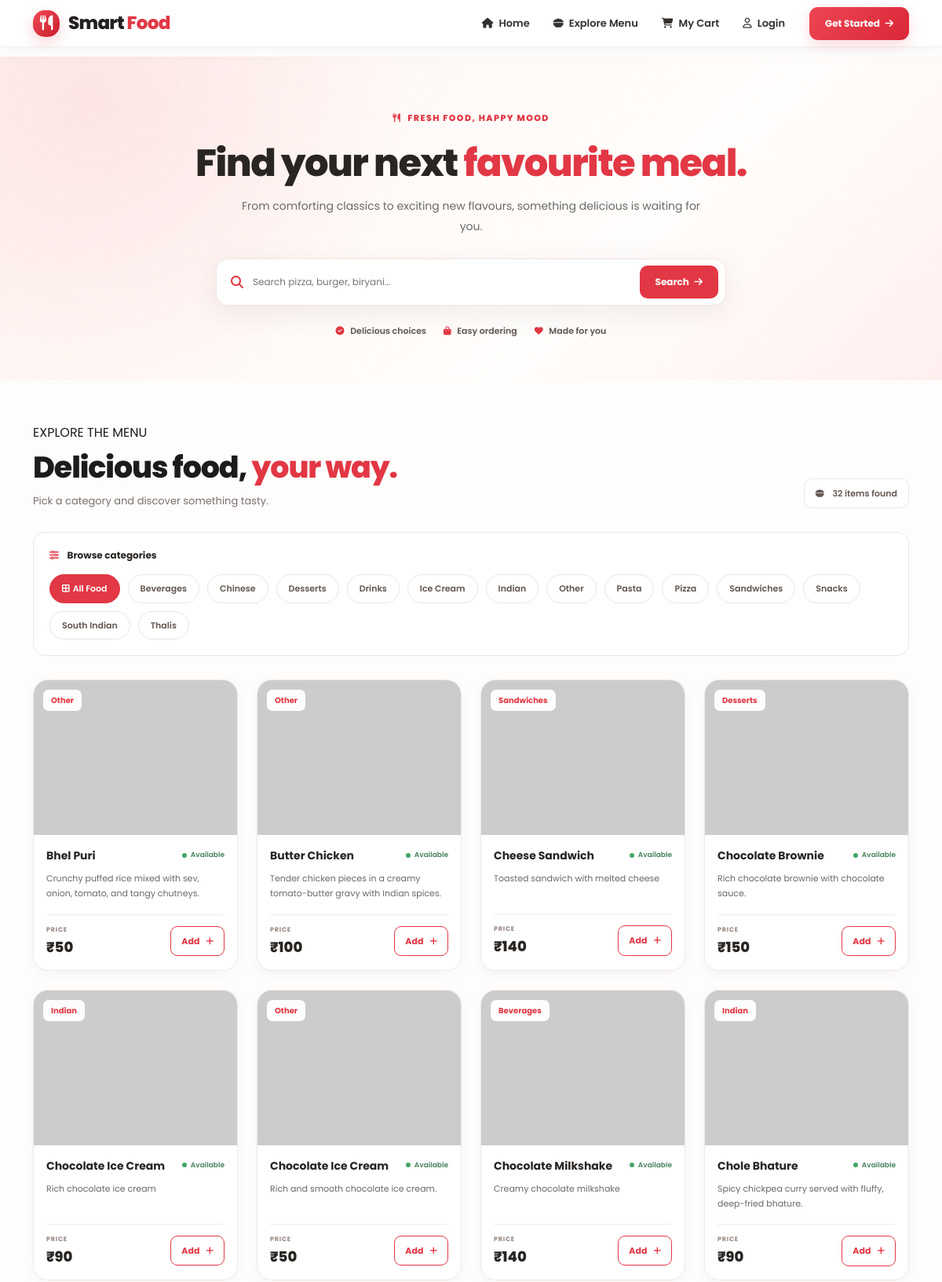
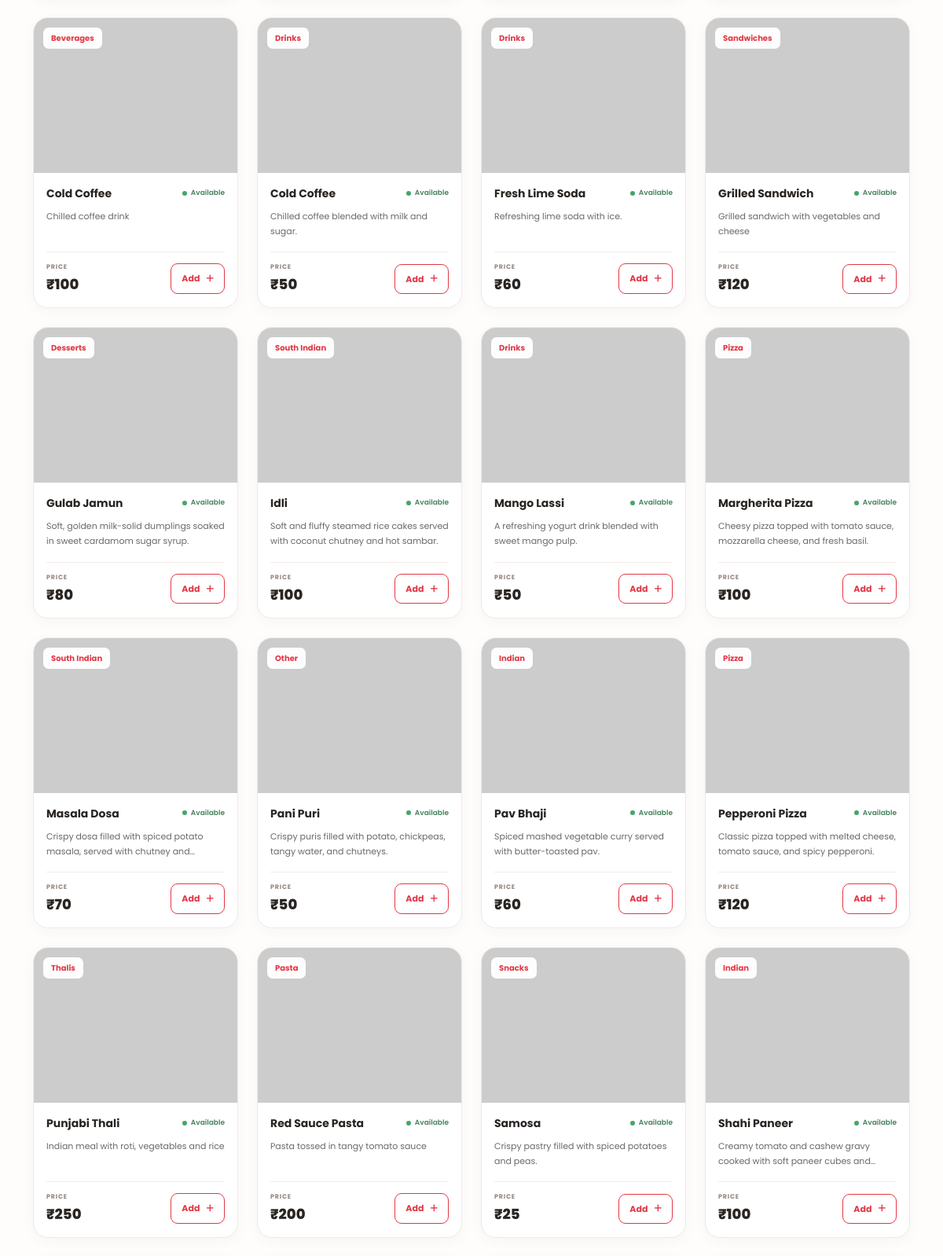
The page /menu (upper part) on the database its author committed (2 pictures, top to bottom).
### tables this page shows
CREATE TABLE foods (
                id INTEGER PRIMARY KEY AUTOINCREMENT,
                name TEXT NOT NULL,
                description TEXT,
                price REAL NOT NULL,
                image TEXT,
                category TEXT,
                available INTEGER DEFAULT 1
            );

### app.py (the view, shortened to what this page needs)
@app.route("/menu")
def menu():
    search_query = request.args.get("q", "").strip()
    selected_category = request.args.get(
        "category", ""
    ).strip()
    conn = get_db_connection()
    try:
        category_rows = conn.execute("""
            SELECT DISTINCT category
            FROM foods
            WHERE available = 1
              AND category IS NOT NULL
              AND TRIM(category) != ''
            ORDER BY category
        """).fetchall()
        categories = [
            row["category"] for row in category_rows
        ]
        sql = """
            SELECT id, name, description, price,
                   image, category
            FROM foods
            WHERE available = 1
        """
        params = []
        if selected_category:
            sql += " AND category = ?"
            params.append(selected_category)
        sql += " ORDER BY name"
        foods = conn.execute(
            sql, params
        ).fetchall()
        return render_template(
            "menu.html",
            foods=foods,
            categories=categories,
            selected_category=selected_category,
            search_query=search_query
        )
    finally:
        conn.close()

### database.py (called while the page is built)
def get_db_connection():
    conn = sqlite3.connect(DATABASE)
    conn.row_factory = sqlite3.Row
    conn.execute("PRAGMA foreign_keys = ON")
    return conn

### templates/menu.html (shortened to what this page needs)
{% extends "base.html" %}
{% block content %}
<section class="menu-hero premium-menu-hero">
    <div class="container">
        <span class="eyebrow">
            <i class="fa-solid fa-utensils me-2"></i>
            FRESH FOOD, HAPPY MOOD
        </span>
        <h1>
            Find your next
            <span>favourite meal.</span>
        </h1>
        <p>
            From comforting classics to exciting new flavours,
            something delicious is waiting for you.
        </p>
        <form action="{{ url_for('menu') }}"
              method="GET"
              class="menu-search">
            <i class="fa-solid fa-magnifying-glass menu-search-icon"></i>
            <input type="search"
                   name="q"
                   placeholder="Search pizza, burger, biryani..."
                   value="{{ search_query or '' }}"
                   aria-label="Search food">
            <button type="submit">
                Search
                <i class="fa-solid fa-arrow-right ms-1"></i>
            </button>
        </form>
        <div class="menu-hero-benefits">
            <span>
                <i class="fa-solid fa-circle-check"></i>
                Delicious choices
            </span>
            <span>
                <i class="fa-solid fa-bag-shopping"></i>
                Easy ordering
            </span>
            <span>
                <i class="fa-solid fa-heart"></i>
                Made for you
            </span>
        </div>
    </div>
</section>
<section class="section-block premium-menu-section">
    <div class="container">
        <div class="section-heading premium-menu-heading">
            <div>
                <span class="section-eyebrow">
                    EXPLORE THE MENU
                </span>
                <h2>
                    Delicious food,
                    <span>your way.</span>
                </h2>
                <p>
                    Pick a category and discover something tasty.
                </p>
            </div>
            <div class="results-count">
                <i class="fa-solid fa-bowl-food me-2"></i>
                {{ foods|length }} items found
            </div>
        </div>
        <div class="menu-filter-panel">
            <div class="filter-title">
                <i class="fa-solid fa-sliders me-2"></i>
                Browse categories
            </div>
                <div class="category-pills">
                    <a href="{{ url_for('menu', q=search_query or '') }}"
                    class="category-pill {% if not selected_category %}active{% endif %}">
                        <i class="fa-solid fa-border-all me-1"></i>
                        All Food
                    </a>
                    {% for category in categories %}
                    <a href="{{ url_for('menu', category=category, q=search_query or '') }}"
                    class="category-pill {% if selected_category == category %}active{% endif %}">
                        {{ category }}
                    </a>
                    {% endfor %}
                </div>
        </div>
        {% if foods %}
        <div class="food-grid premium-food-grid">
            {% for food in foods %}
            <article class="food-card premium-menu-card">
                <div class="premium-food-image-wrap">
                    <img
                        src="{{ food['image'] or 'https://placehold.co/500x350?text=Delicious+Food' }}"
                        alt="{{ food['name'] }}"
                        class="food-image"
                        loading="lazy"
                        onerror="this.onerror=null;this.src='https://placehold.co/500x350?text=Delicious+Food';">
                    <span class="menu-food-category">
                        {{ food['category'] or 'Food' }}
                    </span>
                </div>
                <div class="food-card-body">
                    <div class="menu-food-title-row">
                        <h3>{{ food['name'] }}</h3>
                        <span class="menu-food-status">
                            <span></span>
                            Available
                        </span>
                    </div>
                    <p class="food-description">
                        {{ food['description'] or 'Freshly prepared and delicious.' }}
                    </p>
                    <div class="food-card-bottom">
                        <div class="menu-price-wrap">
                            <small>PRICE</small>
                            <span class="food-price">
                                ₹{{ "%.0f"|format(food['price']) }}
                            </span>
                        </div>
                        <form action="{{ url_for('add_to_cart', food_id=food['id']) }}"
                              method="POST">
                            <button type="submit"
                                    class="add-food-btn"
                                    aria-label="Add {{ food['name'] }} to cart">
                                Add
                                <i class="fa-solid fa-plus ms-2"></i>
                            </button>
                        </form>
                    </div>
                </div>
            </article>
            {% endfor %}
        </div>
        {% endif %}
    </div>
</section>
{% endblock %}

### rows shown on the page
foods: category "Other", name "Bhel Puri", description "Crunchy puffed rice mixed with sev, onion, tomato, and tangy chutneys.", price "50"
foods: category "Other", name "Butter Chicken", description "Tender chicken pieces in a creamy tomato-butter gravy with Indian spices.", price "100"
foods: category "Sandwiches", name "Cheese Sandwich", description "Toasted sandwich with melted cheese", price "140"
foods: category "Desserts", name "Chocolate Brownie", description "Rich chocolate brownie with chocolate sauce.", price "150"
foods: category "Indian", name "Chocolate Ice Cream", description "Rich chocolate ice cream", price "90"
foods: category "Other", name "Chocolate Ice Cream", description "Rich and smooth chocolate ice cream.", price "50"
foods: category "Beverages", name "Chocolate Milkshake", description "Creamy chocolate milkshake", price "140"
foods: category "Indian", name "Chole Bhature", description "Spicy chickpea curry served with fluffy, deep-fried bhature.", price "90"
foods: category "Beverages", name "Cold Coffee", description "Chilled coffee drink", price "100"
foods: category "Drinks", name "Cold Coffee", description "Chilled coffee blended with milk and sugar.", price "50"
foods: category "Drinks", name "Fresh Lime Soda", description "Refreshing lime soda with ice.", price "60"
foods: category "Sandwiches", name "Grilled Sandwich", description "Grilled sandwich with vegetables and cheese", price "120"
foods: category "Desserts", name "Gulab Jamun", description "Soft, golden milk-solid dumplings soaked in sweet cardamom sugar syrup.", price "80"
foods: category "South Indian", name "Idli", description "Soft and fluffy steamed rice cakes served with coconut chutney and hot sambar.", price "100"
foods: category "Drinks", name "Mango Lassi", description "A refreshing yogurt drink blended with sweet mango pulp.", price "50"
foods: category "Pizza", name "Margherita Pizza", description "Cheesy pizza topped with tomato sauce, mozzarella cheese, and fresh basil.", price "100"
foods: category "South Indian", name "Masala Dosa", description "Crispy dosa filled with spiced potato masala, served with chutney…", price "70"
foods: category "Other", name "Pani Puri", description "Crispy puris filled with potato, chickpeas, tangy water, and chutneys.", price "50"
foods: category "Indian", name "Pav Bhaji", description "Spiced mashed vegetable curry served with butter-toasted pav.", price "60"
foods: category "Pizza", name "Pepperoni Pizza", description "Classic pizza topped with melted cheese, tomato sauce, and spicy pepperoni.", price "120"
foods: category "Thalis", name "Punjabi Thali", description "Indian meal with roti, vegetables and rice", price "250"
foods: category "Pasta", name "Red Sauce Pasta", description "Pasta tossed in tangy tomato sauce", price "200"
foods: category "Snacks", name "Samosa", description "Crispy pastry filled with spiced potatoes and peas.", price "25"
foods: category "Indian", name "Shahi Paneer", description "Creamy tomato and cashew gravy cooked with soft paneer cubes…", price "100"

### other values the page prints
{{ foods|length }} "32"
{{ category }} "Beverages" "Chinese" "Desserts" "Drinks" "Ice Cream" "Indian" "Other" "Pasta" "Pizza" "Sandwiches" "Snacks" "South Indian" "Thalis"
